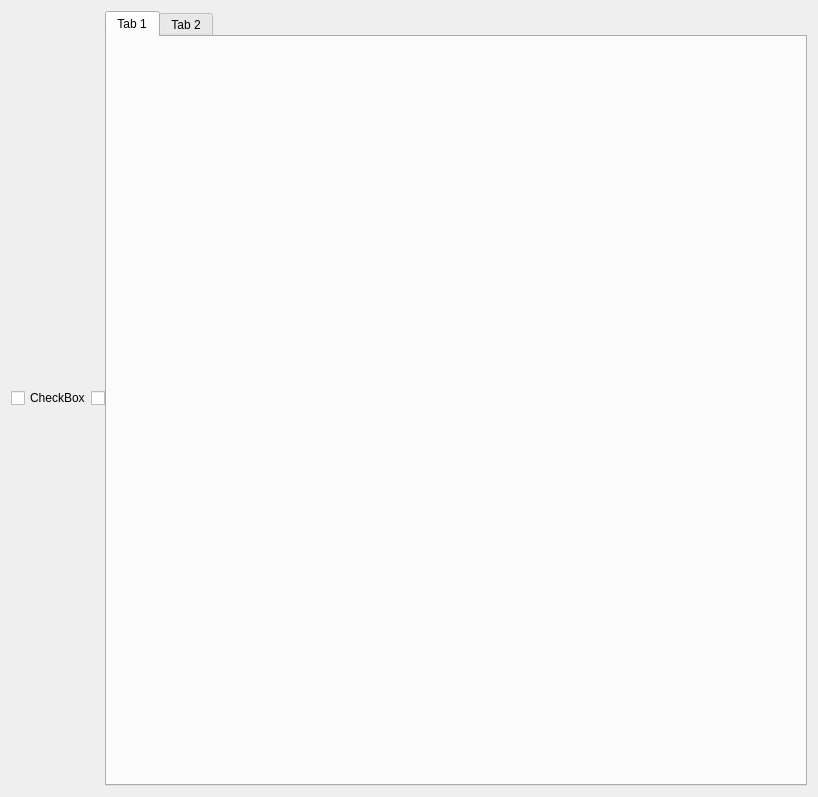
<?xml version="1.0" encoding="UTF-8"?>
<ui version="4.0">
 <class>Form</class>
 <widget class="QWidget" name="Form">
  <property name="geometry">
   <rect>
    <x>0</x>
    <y>0</y>
    <width>818</width>
    <height>797</height>
   </rect>
  </property>
  <property name="windowTitle">
   <string>Form</string>
  </property>
  <layout class="QHBoxLayout" name="horizontalLayout_2">
   <item>
    <widget class="ViewSaver" name="ViewSaver">
     <property name="toolTip">
      <string/>
     </property>
     <property name="dirName" stdset="0">
      <string>~/.config/pcds_view_saves</string>
     </property>
     <property name="fileName" stdset="0">
      <string>view_save</string>
     </property>
     <property name="excludedWidgets" stdset="0">
      <stringlist>
       <string>image_view</string>
      </stringlist>
     </property>
     <layout class="QHBoxLayout" name="horizontalLayout">
      <property name="spacing">
       <number>0</number>
      </property>
      <property name="leftMargin">
       <number>0</number>
      </property>
      <property name="topMargin">
       <number>0</number>
      </property>
      <property name="rightMargin">
       <number>0</number>
      </property>
      <property name="bottomMargin">
       <number>0</number>
      </property>
      <item>
       <widget class="CameraViewerStretch" name="CameraViewerStretch">
        <property name="toolTip">
         <string/>
        </property>
        <widget class="EpicsRoiFull" name="EpicsRoiFull">
         <property name="geometry">
          <rect>
           <x>160</x>
           <y>80</y>
           <width>430</width>
           <height>80</height>
          </rect>
         </property>
         <property name="toolTip">
          <string/>
         </property>
        </widget>
       </widget>
      </item>
      <item>
       <widget class="QCheckBox" name="checkBox">
        <property name="text">
         <string>CheckBox</string>
        </property>
       </widget>
      </item>
      <item>
       <widget class="PyDMCheckbox" name="PyDMCheckbox">
        <property name="toolTip">
         <string/>
        </property>
       </widget>
      </item>
      <item>
       <widget class="QTabWidget" name="tabWidget">
        <widget class="QWidget" name="tab">
         <attribute name="title">
          <string>Tab 1</string>
         </attribute>
        </widget>
        <widget class="QWidget" name="tab_2">
         <attribute name="title">
          <string>Tab 2</string>
         </attribute>
        </widget>
       </widget>
      </item>
     </layout>
    </widget>
   </item>
  </layout>
 </widget>
 <customwidgets>
  <customwidget>
   <class>PyDMCheckbox</class>
   <extends>QCheckBox</extends>
   <header>pydm.widgets.checkbox</header>
  </customwidget>
  <customwidget>
   <class>ViewSaver</class>
   <extends>QFrame</extends>
   <header>pcdswidgets.common.tools.view_saver.view_saver</header>
   <container>1</container>
  </customwidget>
  <customwidget>
   <class>CameraViewerStretch</class>
   <extends>QWidget</extends>
   <header>pcdswidgets.imaging.common.camera_viewer_stretch</header>
   <container>1</container>
  </customwidget>
  <customwidget>
   <class>EpicsRoiFull</class>
   <extends>QWidget</extends>
   <header>pcdswidgets.imaging.common.epics_roi_full</header>
  </customwidget>
 </customwidgets>
 <resources/>
 <connections/>
</ui>
